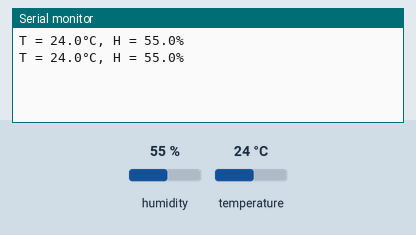
Simulated run of this sketch. Board: ESP32. Shown: the last lines printed to the serial monitor. The inputs (shaded band) are chosen by the test bench; at power-on: humidity 55 %, temperature 24 °C.

Above: at 5.3 s.
5.4 s: humidity set to 22 %
At 8.1 s:
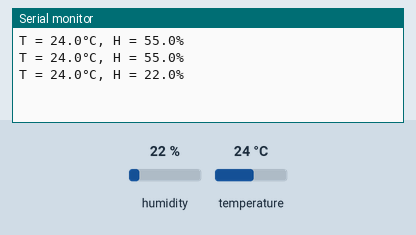
8.8 s: temperature set to 12 °C
At 9.9 s:
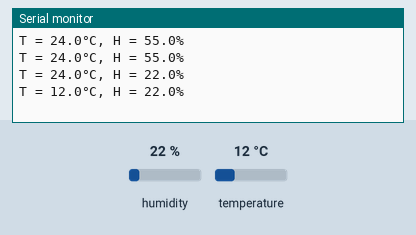
12.2 s: humidity set to 40 %
At 14.9 s:
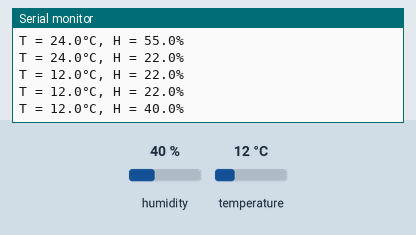
Timing chart, 0 to 16.4 s (numbered marks = the images above; inputs shaded):
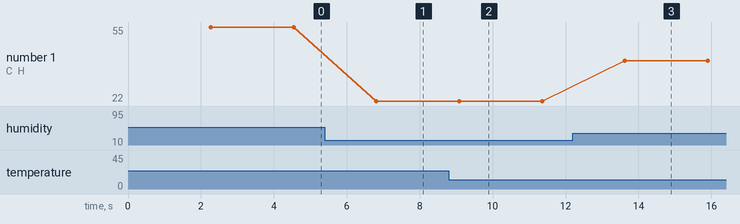

The sketch:

DHT_nonblocking_Temperatur_und_Luftfeuchtigkeit.ino
```cpp
#include <DHT_Async.h>

#define DHT_SENSOR_TYPE DHT_TYPE_11
//#define DHT_SENSOR_TYPE DHT_TYPE_21
//#define DHT_SENSOR_TYPE DHT_TYPE_22

static const int DHT_SENSOR_PIN = 12;
DHT_Async dht_sensor( DHT_SENSOR_PIN, DHT_SENSOR_TYPE );

void setup( )
{
  Serial.begin(9600);
}
void loop( )
{
  float temperature;
  float humidity;

  if(dht_sensor.measure(&temperature, &humidity)){
    Serial.print( "T = " );
    Serial.print( temperature, 1 );
    Serial.print( "°C, H = " );
    Serial.print( humidity, 1 );
    Serial.println( "%" );
  }
}
```

Measured:
- after the input at 5.4 s, the serial monitor: prints a new line after 1.4 s (image 1)
- after the input at 8.8 s, the serial monitor: prints a new line after 0.28 s (image 2)
- after the input at 12.2 s, the serial monitor: prints a new line after 1.4 s (image 3)
- plotted number 1: 55 → 22 after the input at 5.4 s, 22 → 40 after the input at 12.2 s
